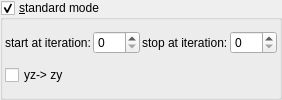
    <widget class="MyGroupBox" name="groupCheck_transf_function_enabledAx">
     <property name="title">
      <string>&amp;standard mode</string>
     </property>
     <property name="checkable">
      <bool>true</bool>
     </property>
     <layout class="QVBoxLayout" name="verticalLayout_14" stretch="0,0">
      <property name="spacing">
       <number>2</number>
      </property>
      <property name="leftMargin">
       <number>2</number>
      </property>
      <property name="topMargin">
       <number>2</number>
      </property>
      <property name="rightMargin">
       <number>2</number>
      </property>
      <property name="bottomMargin">
       <number>2</number>
      </property>
      <item>
       <layout class="QHBoxLayout" name="horizontalLayout_16" stretch="0,1,0,1">
        <item>
         <widget class="QLabel" name="label_97">
          <property name="text">
           <string>start at iteration:</string>
          </property>
         </widget>
        </item>
        <item>
         <widget class="MySpinBox" name="spinboxInt_transf_start_iterations_T">
          <property name="sizePolicy">
           <sizepolicy hsizetype="Minimum" vsizetype="Maximum">
            <horstretch>0</horstretch>
            <verstretch>0</verstretch>
           </sizepolicy>
          </property>
          <property name="minimum">
           <number>0</number>
          </property>
          <property name="maximum">
           <number>999</number>
          </property>
          <property name="value">
           <number>0</number>
          </property>
         </widget>
        </item>
        <item>
         <widget class="QLabel" name="label_69">
          <property name="text">
           <string>stop at iteration:</string>
          </property>
         </widget>
        </item>
        <item>
         <widget class="MySpinBox" name="spinboxInt_transf_stop_iterations_T">
          <property name="sizePolicy">
           <sizepolicy hsizetype="Preferred" vsizetype="Maximum">
            <horstretch>0</horstretch>
            <verstretch>0</verstretch>
           </sizepolicy>
          </property>
          <property name="maximum">
           <number>999</number>
          </property>
         </widget>
        </item>
       </layout>
      </item>
      <item>
       <layout class="QHBoxLayout" name="horizontalLayout_5" stretch="0">
        <item>
         <widget class="MyCheckBox" name="checkBox_transf_function_enabledD_false">
          <property name="text">
           <string>yz-&gt; zy</string>
          </property>
         </widget>
        </item>
       </layout>
      </item>
     </layout>
    </widget>
